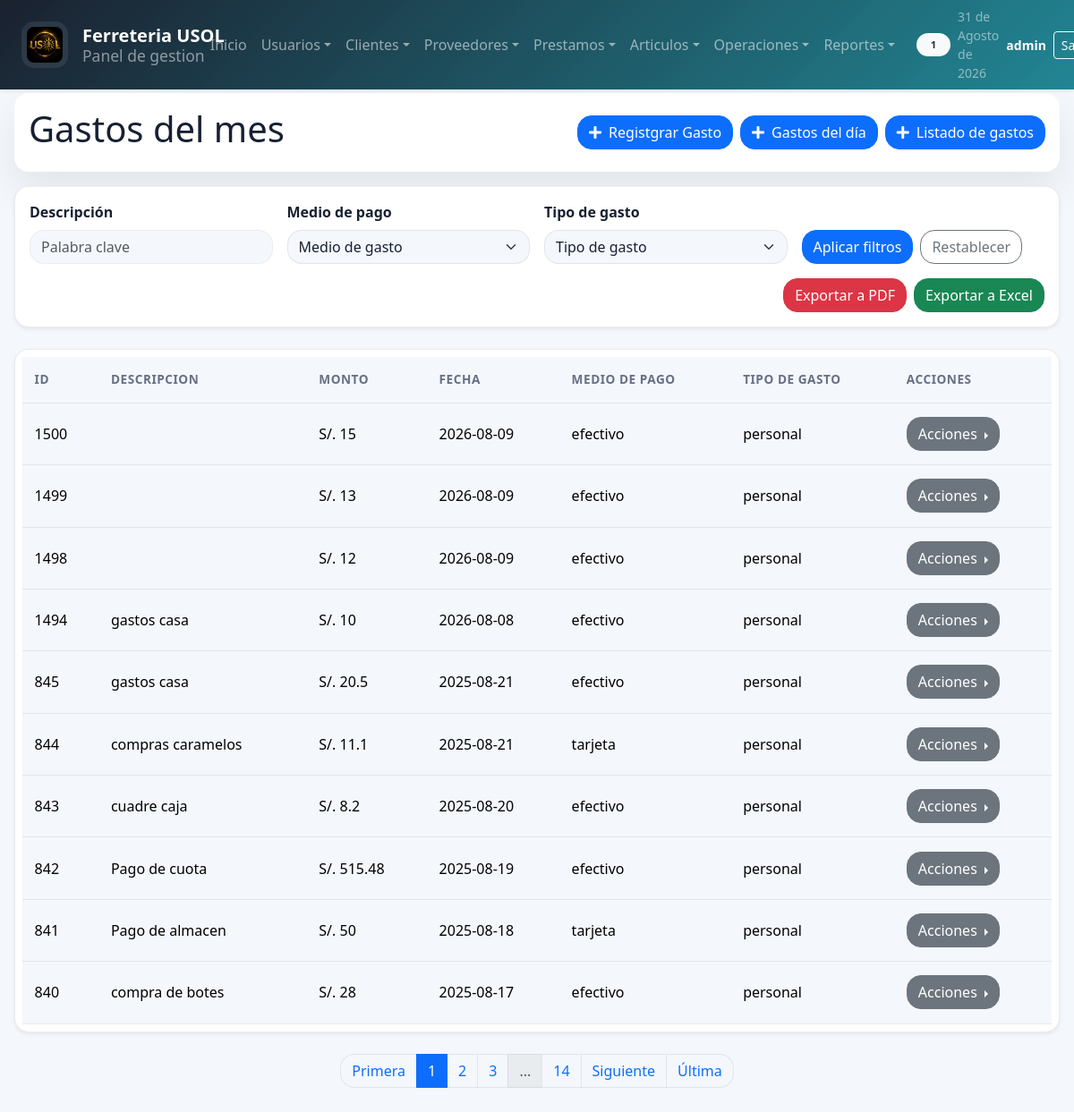
The page /sistema/reportes/gastosDelMes.php (signed in) on the database its author committed.
### tables this page shows
CREATE TABLE `gastos` (
  `idGastos` int(11) NOT NULL AUTO_INCREMENT,
  `montoGasto` double NOT NULL,
  `fechaGasto` date DEFAULT NULL,
  `medioPago` varchar(15) NOT NULL,
  `tipoGasto` varchar(15) NOT NULL,
  `descripcion` varchar(50) DEFAULT NULL,
  PRIMARY KEY (`idGastos`)
);

### sistema/reportes/gastosDelMes.php (the view, shortened to what this page needs)
<?php
    include "../../conexion.php";
    include "../includes/paginador.php";
    $results_per_page = 10;
    $current_page = isset($_GET['page']) ? intval($_GET['page']) : 1;
    $consulta = "
        SELECT *
        FROM gastos
        Where MONTH(fechaGasto) = MONTH(CURDATE())
        ORDER BY idGastos DESC
    ";
    $where = "
        gastos
        Where MONTH(fechaGasto) = MONTH(CURDATE())
        ORDER BY idGastos DESC
    ";
    list($result, $total_records) = getPaginatedDataGastos($conexionDB, $consulta, $where, $current_page, $results_per_page);
    $row = $result->num_rows;
?>
<!DOCTYPE html>
<html lang="es">
<head>
	<?php include "../includes/scripts_2.php"; ?>
</head>
<body>
    <?php include "../includes/header_2.php"; ?>
	<section id="container">
        <div class="bg-white p-3 rounded shadow mb-3">
            <div class="d-flex flex-column flex-md-row justify-content-between align-items-md-center gap-3">
                <div class="mb-0">
                    <h1>Gastos del mes</h1>
                </div>
                <div class="d-flex flex-wrap gap-2">
                    <a href="../operaciones/gastos.php" class="btn_new"><i class="fas fa-plus"></i> Registgrar Gasto</a>
                    <a href="gastosDelDia.php" class="btn_new"><i class="fas fa-plus"></i> Gastos del día</a>
                    <a href="gastos.php" class="btn_new"><i class="fas fa-plus"></i> Listado de gastos</a>
                </div>
            </div>
        </div>
        <div class="header_container">
            <div class="row g-3 align-items-end">
                <div class="col-12 col-md-4 col-lg-3">
                    <label for="busquedaGasto">Descripción</label>
                    <input class="filtrosBusqueda" type="text" name="descripcion" id="busquedaGastoMes" placeholder="Palabra clave">
                </div>
                <div class="col-12 col-md-4 col-lg-3">
                    <label for="busquedaMedioPago">Medio de pago</label>
                    <select class="filtrosBusqueda" name="busquedaMedioPago" id="busquedaMedioPago">
                        <option value="">Medio de gasto</option>
                    </select>
                </div>
                <div class="col-12 col-md-4 col-lg-3">
                    <label for="tipoGasto">Tipo de gasto</label>
                    <select class="filtrosBusqueda" name="tipoGasto" id="tipoGasto">
                        <option value="">Tipo de gasto</option>
                    </select>
                </div>
                <div class="col-12 col-md-4 col-lg-3">
                    <div class="d-flex gap-2">
                        <button type="button" class="btn btn-primary" onclick="buscarGastoMes()">Aplicar filtros</button>
                        <a href="gastosDelMes.php" class="btn btn-outline-secondary">Restablecer</a>
                    </div>
                </div>
                <div class="col-12 col-md-4 col-lg-4 ms-lg-auto">
                    <div class="d-flex gap-2 justify-content-md-end">
                        <button class="btn btn-danger" type="button" onclick="exportarGastosMesPDF()">Exportar a PDF</button>
                        <button class="btn btn-success"  type="button" onclick="exportarGastosMesEXCEL()">Exportar a Excel</button>
                    </div>
                </div>
            </div>
        </div>
        <div class="containerTable">
            <table id="tablaGastos">
                <thead>
                    <tr>
                        <th>Id</th>
                        <th>Descripcion</th>
                        <th>monto</th>
                        <th>Fecha</th>
                        <th>Medio de pago</th>
                        <th>Tipo de gasto</th>
                        <th>Acciones</th>
                    </tr>
                </thead>
                <tbody>
                    <?php
                        if($row > 0){
                            while ($data = $result->fetch_assoc()){
                            ?>
                                <tr id="row_<?php echo $data["idGastos"]; ?>">
                                    <td><?php echo $data['idGastos']; ?></td>
                                    <td><?php echo $data['descripcion']; ?></td>
                                    <td>S/. <?php echo $data["montoGasto"]; ?></td>
                                    <td><?php echo date("Y-m-d", strtotime($data["fechaGasto"])); ?></td>
                                    <td><?php echo $data['medioPago']; ?></td>
                                    <td><?php echo $data['tipoGasto']; ?></td>
                                    <td>
                                        <div class="btn-group dropend">
                                            <button class="btn btn-secondary dropdown-toggle" type="button" data-bs-toggle="dropdown" aria-expanded="false">
                                                Acciones
                                            </button>
                                        </div>
                                    </td>
                                </tr>
                    <?php
                            }
                        }
                    ?>
                </tbody>
            </table>
        </div>
	</section>
</body>
</html>

### sistema/css/style.css (style rules this page uses)
:root, [data-bs-theme=light] { --bs-primary: #0f7b8a; --bs-primary-rgb: 15, 123, 138; --bs-secondary: #475467; --bs-secondary-rgb: 71, 84, 103; --bs-success: #15803d; --bs-info: #0ea5e9; --bs-warning: #d97706; --bs-danger: #dc2626; --bs-dark: #111827; --bs-body-bg: #f4f7fb; --bs-body-color: #172033; --bs-border-color: rgba(15, 23, 42, 0.08); --bs-border-radius: 1rem; --bs-border-radius-lg: 1.35rem; --bs-box-shadow: 0 20px 45px rgba(15, 23, 42, 0.08); --app-surface: rgba(255, 255, 255, 0.96); --app-muted: #667085; }
* { box-sizing: border-box; }
html { scroll-behavior: smooth; }
body { min-height: 100vh; background: var(--bs-body-bg); color: var(--bs-body-color); font-family: "Segoe UI", Tahoma, Geneva, Verdana, sans-serif; }
a { text-decoration: none; }
#container { padding: 6.5rem 1rem 2rem; }
.title_container, .header_container, .info_caja, .chart-container, .divInfoSistema, .containerDataUser, .containerDataEmpresa, .data_delete { background: var(--app-surface); border: 1px solid var(--bs-border-color); border-radius: var(--bs-border-radius-lg); box-shadow: var(--bs-box-shadow); }
.header_container { padding: 1.25rem; }
.containerTable { margin-bottom: 1.5rem; }
.containerTable table { min-width: 780px; }
.table > :not(caption) > * > * { padding: 0.95rem 0.85rem; }
.table thead th { color: var(--app-muted); font-size: 0.85rem; font-weight: 700; text-transform: uppercase; letter-spacing: 0.04em; }
.btn_new, .btn_pdf, .btn_excel, .btn_save, .btn_save_1, .link_delete_1 { display: inline-flex; align-items: center; justify-content: center; gap: 0.5rem; }

### rows shown on the page
gastos: idGastos "1500", montoGasto "15", fechaGasto "2026-08-09", medioPago "efectivo", tipoGasto "personal"
gastos: idGastos "1499", montoGasto "13", fechaGasto "2026-08-09", medioPago "efectivo", tipoGasto "personal"
gastos: idGastos "1498", montoGasto "12", fechaGasto "2026-08-09", medioPago "efectivo", tipoGasto "personal"
gastos: idGastos "1494", descripcion "gastos casa", montoGasto "10", fechaGasto "2026-08-08", medioPago "efectivo", tipoGasto "personal"
gastos: idGastos "845", descripcion "gastos casa", montoGasto "20.5", fechaGasto "2025-08-21", medioPago "efectivo", tipoGasto "personal"
gastos: idGastos "844", descripcion "compras caramelos", montoGasto "11.1", fechaGasto "2025-08-21", medioPago "tarjeta", tipoGasto "personal"
gastos: idGastos "843", descripcion "cuadre caja", montoGasto "8.2", fechaGasto "2025-08-20", medioPago "efectivo", tipoGasto "personal"
gastos: idGastos "842", descripcion "Pago de cuota", montoGasto "515.48", fechaGasto "2025-08-19", medioPago "efectivo", tipoGasto "personal"
gastos: idGastos "841", descripcion "Pago de almacen", montoGasto "50", fechaGasto "2025-08-18", medioPago "tarjeta", tipoGasto "personal"
gastos: idGastos "840", descripcion "compra de botes", montoGasto "28", fechaGasto "2025-08-17", medioPago "efectivo", tipoGasto "personal"

### other values the page prints
$_SESSION['rol_name'] "1"
fechaC() "31 de Agosto de 2026"
$_SESSION['user'] "admin"
$total_pages "14"
